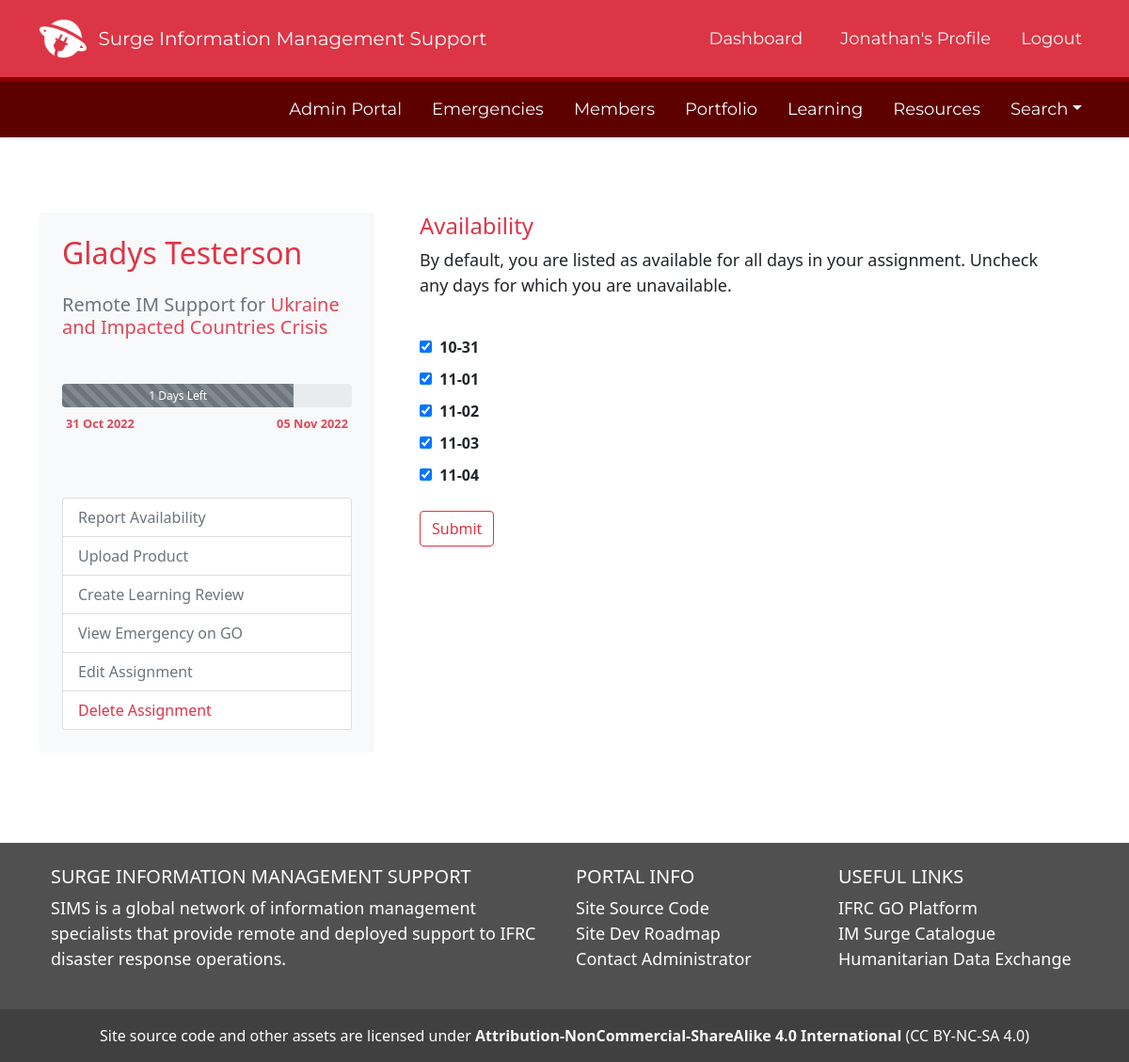
/assignment/availability/32/2022-10-31/2022-11-05 (signed in), run on the app's committed database.
### SIMS_Portal/models.py (models this page shows, shortened)
class User(db.Model, UserMixin):
	__tablename__ = 'user'
	id = db.Column(db.Integer, primary_key=True)
	firstname = db.Column(db.String(40), nullable=False)
	lastname = db.Column(db.String(40), nullable=False)
	status = db.Column(db.String(20), default='Pending')
	birthday = db.Column(db.Date)
	email = db.Column(db.String(120), unique=True, nullable=False)
	password = db.Column(db.String(60), nullable=False)
	molnix_id = db.Column(db.Integer)
	job_title = db.Column(db.String(120))
	unit = db.Column(db.String(120))
	bio = db.Column(db.Text)
	is_admin = db.Column(db.Boolean, default=False)
	roles = db.Column(db.String(1000))
	languages = db.Column(db.String(1000))
	image_file = db.Column(db.String(20), nullable=False, default='default.png')
	twitter = db.Column(db.String(120))
	slack_id = db.Column(db.String(120))
	github = db.Column(db.String(120))
	linked_in = db.Column(db.String(120))
	messaging_number_country_code = db.Column(db.Integer)
	messaging_number = db.Column(db.Integer)
	ns_id = db.Column(db.Integer, db.ForeignKey('nationalsociety.ns_go_id'))
	assignments = db.relationship('Assignment', backref='assigned_member')
	products = db.relationship('Portfolio', backref='creator', lazy=True)
	skills = db.relationship('Skill', secondary='user_skill', backref='members_with_skill')
	languages = db.relationship('Language', secondary='user_language', backref='members_with_language')
	badges = db.relationship('Badge', secondary='user_badge', backref='members_with_badge')
	working_groups = db.relationship('WorkingGroup', secondary='user_workinggroup', backref='members_with_workinggroup')
	created_at = db.Column(db.DateTime, server_default=func.now())
	updated_at = db.Column(db.DateTime, onupdate=func.now())
	fullname = column_property(firstname + " " + lastname)
	@hybrid_property
	def fullname(self):
		return self.firstname + " " + self.lastname

class Assignment(db.Model):
	__tablename__ = 'assignment'
	id = db.Column(db.Integer, primary_key=True)
	role = db.Column(db.String(100))
	start_date = db.Column(db.Date, nullable=False, default=datetime.utcnow)
	end_date = db.Column(db.Date, nullable=False)
	remote = db.Column(db.Boolean)
	assignment_details = db.Column(db.String(1000))
	assignment_status = db.Column(db.String(100), default='Active')
	availability = db.Column(db.String)
	products = db.relationship('Portfolio', backref='assignment', lazy=True)
	learning = db.relationship('Learning', backref='assignment', uselist=False)
	user_id = db.Column(db.Integer, db.ForeignKey('user.id'))
	emergency_id = db.Column(db.Integer, db.ForeignKey('emergency.id'), default=0)
	created_at = db.Column(db.DateTime, server_default=func.now())
	updated_at = db.Column(db.DateTime, onupdate=func.now())

class Emergency(db.Model):
	__tablename__ = 'emergency'
	id = db.Column(db.Integer, primary_key=True)
	emergency_name = db.Column(db.String(100), nullable=False)
	emergency_status = db.Column(db.String(100), nullable=False, default='Active')
	emergency_glide = db.Column(db.String(20))
	emergency_go_id = db.Column(db.Integer)
	emergency_location_id = db.Column(db.Integer)
	emergency_review_id = db.Column(db.Integer)
	activation_details = db.Column(db.String(1000))
	slack_channel = db.Column(db.String)
	dropbox_url = db.Column(db.String)
	trello_url = db.Column(db.String)
	emergency_type_id = db.Column(db.Integer, db.ForeignKey('emergencytype.id'))
	emergency_products = db.relationship('Portfolio', backref='emergency_response', lazy=True)
	assigned_to = db.relationship('Assignment', backref='assigned_emergency', lazy=True)
	story_id = db.relationship('Story', backref='associated_story', lazy=True)
	created_at = db.Column(db.DateTime, server_default=func.now())
	updated_at = db.Column(db.DateTime, onupdate=func.now())

### SIMS_Portal/assignments/routes.py (the view)
@assignments.route('/assignment/availability/<int:assignment_id>/<start>/<end>', methods=['GET', 'POST'])
@login_required
def assignment_availability(assignment_id, start, end):
	assignment_info = db.session.query(Assignment, User, Emergency).join(User).join(Emergency).filter(Assignment.id == assignment_id).first()
	dict_assignment = assignment_info.Assignment.__dict__
	dict_start_date = str(dict_assignment['start_date'])
	dict_end_date = str(dict_assignment['end_date'])
	formatted_start_date = datetime.strptime(dict_start_date, '%Y-%m-%d').strftime('%d %b %Y')
	formatted_end_date = datetime.strptime(dict_end_date, '%Y-%m-%d').strftime('%d %b %Y')
	days_left = db.engine.execute("SELECT JULIANDAY(:end_date) - JULIANDAY(DATE('now')) AS days_remaining FROM Assignment WHERE id = :id", {'id': assignment_id, 'end_date': dict_end_date})
	days_left_dict = days_left.mappings().first()
	days_left_int = int(days_left_dict['days_remaining'])
	assingment_length = db.engine.execute("SELECT JULIANDAY(:end_date) - JULIANDAY(:start_date) AS length FROM Assignment WHERE id = :id", {'id': assignment_id, 'end_date': dict_end_date, 'start_date': dict_start_date})
	assignment_length_dict = assingment_length.mappings().first()
	assignment_length_int = int(assignment_length_dict['length'])
	start_date = datetime.strptime(start, "%Y-%m-%d")
	end_date = datetime.strptime(end, "%Y-%m-%d")
	def daterange(start_date, end_date):
		for n in range(int((end_date - start_date).days)):
			yield start_date + timedelta(n)
	start_day_of_week = pd.Timestamp(start_date)
	date_list = []
	for single_date in daterange(start_date, end_date):
		date_list.append(single_date.strftime("%Y-%m-%d"))
	index_list = []
	index = len(date_list)
	for x in range(index):
		index_list.append(x)
	output = dict(list(enumerate(date_list, 1)))
	return render_template('/assignment_availability.html', date_list=date_list, assignment_id=assignment_id, assignment_info=assignment_info, days_left_int=days_left_int, assignment_length_int=assignment_length_int, formatted_start_date=formatted_start_date, formatted_end_date=formatted_end_date,)

### SIMS_Portal/templates/assignment_availability.html (shortened to what this page needs)
{% extends "layout.html" %}
{% block content %}
<div class="container">
	<div class="row my-5">
		<div class="col col-lg-4 rounded rounded-3">
			<div class="card border-0 p-4 bg-light rounded rounded-4">
			<a href='/profile/view/{{assignment_info.User.id}}'><h2 class="text-danger mb-4">{{assignment_info.User.firstname}} {{assignment_info.User.lastname}}</h2></a>
			<h5 class="text-secondary mb-5">{{assignment_info.Assignment.role}} for <a href='/emergency/{{assignment_info.Emergency.id}}'>{{assignment_info.Emergency.emergency_name}} </h5></a>
				{% if days_left_int < 1 %}
				<div class="progress" style="height: 25px;">
					  <div class="progress-bar bg-success" role="progressbar" style="width: 100%" aria-valuenow="100" aria-valuemin="0" aria-valuemax="100">Assignment Over
					</div>
				</div>
				{% else %}
				<div class="progress" style="height: 25px;">
					  <div class="progress-bar bg-secondary progress-bar-striped" role="progressbar" style="width: {{((assignment_length_int - days_left_int)/assignment_length_int)*100}}%" aria-valuenow="{{((assignment_length_int - days_left_int)/assignment_length_int)*100}}" aria-valuemin="0" aria-valuemax="{{assignment_length_int}}">{{days_left_int}} Days Left
					</div>
				</div>
				{% endif %}
				<table class="table table-sm table-borderless mt-1">
				  <tbody>
					<tr>
					  <td scope="row" id='date-label'>{{formatted_start_date}}</td>
					  <td class="float-end" id='date-label'>{{formatted_end_date}}</td>
					</tr>
				  </tbody>
				</table>
				<br>
				<div class="list-group mt-4">
					{% if current_user.is_admin == 1 or current_user.id == assignment_info.Assignment.user_id %}
						{% if assignment_info.Assignment.role == 'Remote IM Support' %}
						<a href='/assignment/availability/{{assignment_info.Assignment.id}}/{{assignment_info.Assignment.start_date}}/{{assignment_info.Assignment.end_date}}' class='list-group-item list-group-item-action text-secondary'>Report Availability</a>
						{% endif %}
						<a href="/portfolio/new_from_assignment/{{assignment_info.Assignment.id}}/{{assignment_info.User.id}}/{{assignment_info.Emergency.id}}" class="list-group-item list-group-item-action text-secondary">Upload Product</a>
						<a href="#" class="list-group-item list-group-item-action text-secondary">Create Learning Review</a>
						<a href="#" class="list-group-item list-group-item-action text-secondary">View Emergency on GO</a>
						{% if current_user.is_admin == 1 or current_user.id == assignment_info.User.id%}
							<a href="#" class="list-group-item list-group-item-action text-secondary">Edit Assignment</a>
							<a href="/assignment/delete/{{assignment_info.Assignment.id}}" class="list-group-item list-group-item-action text-danger">Delete Assignment</a>
						{% endif %}
					{% endif %}
				</div>
			</div>
		</div>
		<div class="col mx-4">
				<h4 class="text-danger">Availability</h4>
				<p>By default, you are listed as available for all days in your assignment. Uncheck any days for which you are unavailable.</p>
				<form method="POST" action='/assignment/availability/result'>
						<input type='hidden' name='assignment_id' value='{{assignment_id}}'><br>
					{% for date in date_list %}
							<input type='checkbox' class='mb-3' name='available' value='{{date}}' checked>&nbsp <span class='fw-bold'>{{date[5:10]}}</span><br>
					{% endfor %}
					<input type="Submit" class="btn btn-outline-danger mt-3">
				</form>
		</div>
	</div>
</div>
{% endblock content %}

### SIMS_Portal/templates/layout.html (shortened to what this page needs)
<!DOCTYPE html>
<html lang="en">
<head>
	<link href="https://cdn.jsdelivr.net/npm/bootstrap@5.1.3/dist/css/bootstrap.min.css" rel="stylesheet">
	<link rel="stylesheet" type="text/css" href="https://cdn.datatables.net/1.12.1/css/jquery.dataTables.css">
	<link rel="stylesheet" type="text/css" href="{{ url_for('static', filename='css/main.css') }}">
	<link rel="stylesheet" href="https://cdn.jsdelivr.net/npm/bootstrap-icons@1.8.3/font/bootstrap-icons.css">
	<link rel="stylesheet" href="https://cdn.jsdelivr.net/npm/fullcalendar@5.11.0/main.min.css">
	<link rel="stylesheet" href="https://maxcdn.bootstrapcdn.com/font-awesome/4.7.0/css/font-awesome.min.css">
</head>
<body class="d-flex flex-column min-vh-100" data-spy="scroll" data-target=".card" data-offset="50">
	<header>
	<nav id="navbar_top" class="navbar navbar-expand-md navbar-dark bg-danger navbar-static-top py-3">
	 <div class="container">
		 <img src='/static/assets/img/SIMS-Logo-Dark.png' height='50px'>&nbsp &nbsp
		{% if current_user.is_authenticated %}
			<a class="navbar-brand" href="/dashboard" style="font-family: 'Montserrat';">Surge Information Management Support</a>
		{% else %}
			<a class="navbar-brand" href="/" style="font-family: 'Montserrat';">Surge Information Management Support</a>
		{% endif %}
	  <div class="collapse navbar-collapse" id="main_nav">
		<ul class="navbar-nav ms-auto">
			{% if current_user.is_authenticated %}
				{% if request.path == '/dashboard' %}
					<li class="nav-item px-3"><button type="button" class="btn btn-light" style="font-family: 'Montserrat';">Dashboard</button></li>
				{% else %}
					<li class="nav-item px-3"><a class="nav-link text-light" href="/dashboard" style="font-family: 'Montserrat';"> Dashboard </a></li>
				{% endif %}
				{% if '/profile_edit/' in request.path %}
				<li class="nav-item px-2"><a class="nav-link text-light" href="/profile" style="font-family: 'Montserrat';"> Your Profile </a></li>
				{% elif request.path == '/profile' %}
					<li class="nav-item px-2"><button type="button" class="btn btn-light" style="font-family: 'Montserrat';">{{ current_user.firstname }}'s Profile</button></li>
				{% else %}
				<li class="nav-item px-2"><a class="nav-link text-light" href="/profile" style="font-family: 'Montserrat';"> {{ current_user.firstname }}'s Profile </a></li>
				{% endif %}
				<li class="nav-item ps-2"><a class="nav-link text-light" href="/logout" style="font-family: 'Montserrat';"> Logout </a></li>
			{% endif %}
		</ul>
	  </div>
	</nav>
	{% if current_user.is_authenticated %}
	<nav id="navbar_top_login" class="navbar navbar-expand-sm box-shadow shadow-sm navbar-dark sticky-top mb-2">
	 <div class="container">
	  <div class="collapse navbar-collapse" id="main_nav">
			<ul class="navbar-nav ms-auto">
				{% if current_user.is_admin == 1 %}
					{% if '/admin_landing' in request.path %}
					<li class="nav-item px-2"><button type="button" class="btn btn-light" style="font-family: 'Montserrat';">Admin Portal</button></li>
					{% else %}
					<li class="nav-item px-2"><a class="nav-link text-light" href="/admin_landing" style="font-family: 'Montserrat';">Admin Portal</a></li>
					{% endif %}
				{% endif %}
				{% if '/emergencies/all' in request.path %}
					<li class="nav-item px-2"><button type="button" class="btn btn-light" style="font-family: 'Montserrat';">Emergencies</button></li>
				{% else %}
					<li class="nav-item px-2"><a class="nav-link text-light" href="{{ url_for('emergencies.view_all_emergencies')}}" style="font-family: 'Montserrat';">Emergencies</a></li>
				{% endif %}
				{% if '/members/all' in request.path %}
					<li class="nav-item px-2"><button type="button" class="btn btn-light" style="font-family: 'Montserrat';">Members</button></li>
				{% else %}
					<li class="nav-item px-2"><a class="nav-link text-light" href="{{ url_for('users.members_all')}}" style="font-family: 'Montserrat';">Members</a></li>
				{% endif %}
				{% if '/all_products' in request.path %}
					<li class="nav-item px-2"><button type="button" class="btn btn-light" style="font-family: 'Montserrat';">Portfolio</button></li>
				{% else %}
					<li class="nav-item px-2"><a class="nav-link text-light" href="{{ url_for('portfolios.all_products')}}" style="font-family: 'Montserrat';">Portfolio</a></li>
				{% endif %}
				{% if '/learning' in request.path %}
					<li class="nav-item px-2"><button type="button" class="btn btn-light" style="font-family: 'Montserrat';">Learning</button></li>
				{% else %}
					<li class="nav-item px-2"><a class="nav-link text-light" href="{{ url_for('main.learning')}}" style="font-family: 'Montserrat';">Learning</a></li>
				{% endif %}
				{% if '/resources' in request.path %}
					<li class="nav-item px-2"><button type="button" class="btn btn-light" style="font-family: 'Montserrat';">Resources</button></li>
				{% else %}
					<li class="nav-item px-2"><a class="nav-link text-light" href="{{ url_for('main.resources')}}" style="font-family: 'Montserrat';">Resources</a></li>
				{% endif %}
					<li class="nav-item dropdown ps-2 pl-3">
						<a class="nav-link dropdown-toggle text-light" href="#" id="navbarDropdown" role="button" data-toggle="dropdown" aria-haspopup="true" aria-expanded="false" style="font-family: 'Montserrat';">Search</a>
					</li>
			</ul>
		</div>
	  </div>
	</nav>
	{% endif %}
	</header>
	{% block content %}{% endblock %}
	<br><br>
	<footer class="text-white text-center text-lg-start mt-auto" style='background: #505050'>
	  <div class="container p-4">
		<div class="row">
		  <div class="col-lg-6 col-md-12 mb-4 mb-md-0">
			<h5 class="text-uppercase">Surge Information Management Support</h5>
			<p>
			  SIMS is a global network of information management specialists that provide remote and deployed support to IFRC disaster response operations.
			</p>
		  </div>
		  <div class="col-lg-3 col-md-6 mb-4 mb-md-0">
			<h5 class="text-uppercase">Portal Info</h5>
			<ul class="list-unstyled mb-0">
			  <li>
				<a href="https://github.com/JonathanGarro/SIMS-Portal-Neo" class="text-white">Site Source Code</a>
			  </li>
			  <li>
				<a href="https://trello.com/b/zzwVdwoY/sims-portal-development-roadmap" class="text-white">Site Dev Roadmap</a>
			  </li>
			  <li>
				<a href="#!" class="text-white">Contact Administrator</a>
			  </li>
			</ul>
		  </div>
		  <div class="col-lg-3 col-md-6 mb-4 mb-md-0">
			  <h5 class="text-uppercase">Useful Links</h5>
			  <ul class="list-unstyled mb-0">
				<li>
				  <a href="https://go.ifrc.org" class="text-white">IFRC GO Platform</a>
				</li>
				<li>
				  <a href="https://go.ifrc.org/deployments/catalogue/infoMgt" class="text-white">IM Surge Catalogue</a>
				</li>
				<li>
				  <a href="https://data.humdata.org" class="text-white">Humanitarian Data Exchange</a>
				</li>
			  </ul>
			</div>
		</div>
	  </div>
	  <div class="text-center p-3" style="background-color: rgba(0, 0, 0, 0.2);">
		Site source code and other assets are licensed under <a href='http://creativecommons.org/licenses/by-nc-sa/4.0/' class='text-light fw-bold'> Attribution-NonCommercial-ShareAlike 4.0 International</a> (CC BY-NC-SA 4.0)
	  </div>
	</footer>
</body>
</html>

### data on the page
User: firstname "Jonathan"
User: User.firstname "Gladys", User.lastname "Testerson"
Assignment: Assignment.role "Remote IM Support", end_date "05 Nov 2022"
Emergency: Emergency.emergency_name "Ukraine and Impacted Countries Crisis"

### other printed values
{{ days_left_int }} "1"
{{ date[5:10] }} "10-31" "11-01" "11-02" "11-03" "11-04"
